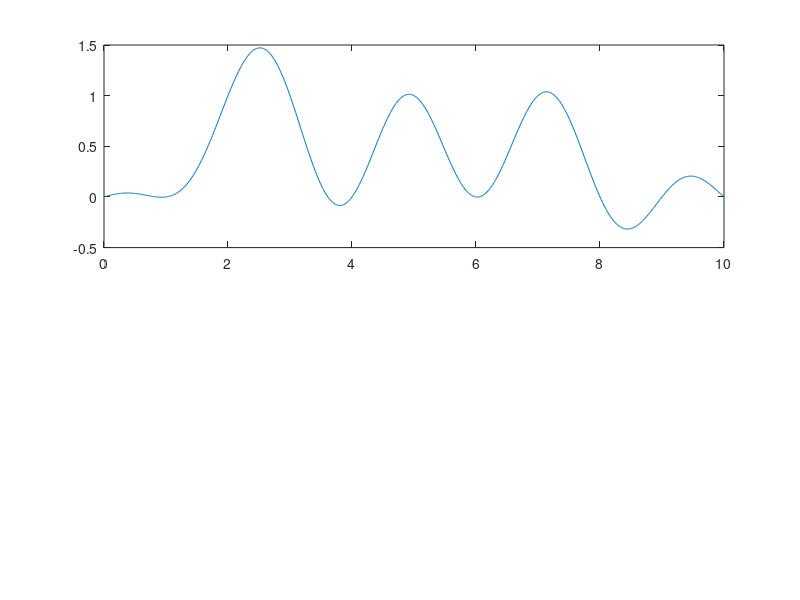

Here is the MATLAB script that generated this plot:
clear;close all;clc;

Ts = 1; % 采样间隔 (s)
precision = 0.01;
t = (0 + precision):(precision):(10);

a_k = [0, 1, 1, 0, 1, 0, 1]; % 要发送的比特序列
s_t = zeros(1, length(t)); % 发送的波形：由比特序列调制得到

for n = 1:length(a_k)
    s_t = a_k(n) * sinc(t - n * Ts)  + s_t;
end

subplot(2, 1, 1)
plot(t, s_t)

% channel
r_t = s_t; % r_t 经过信道后的波形
y_t = r_t; % y_t 经过接收机后的波形
y_n = zeros(1, length(a_k)); % y_n 采样得到的比特序列

for n = 1:length(a_k)
    y_n(n) = y_t(n * Ts / precision);
end

disp(y_n)
